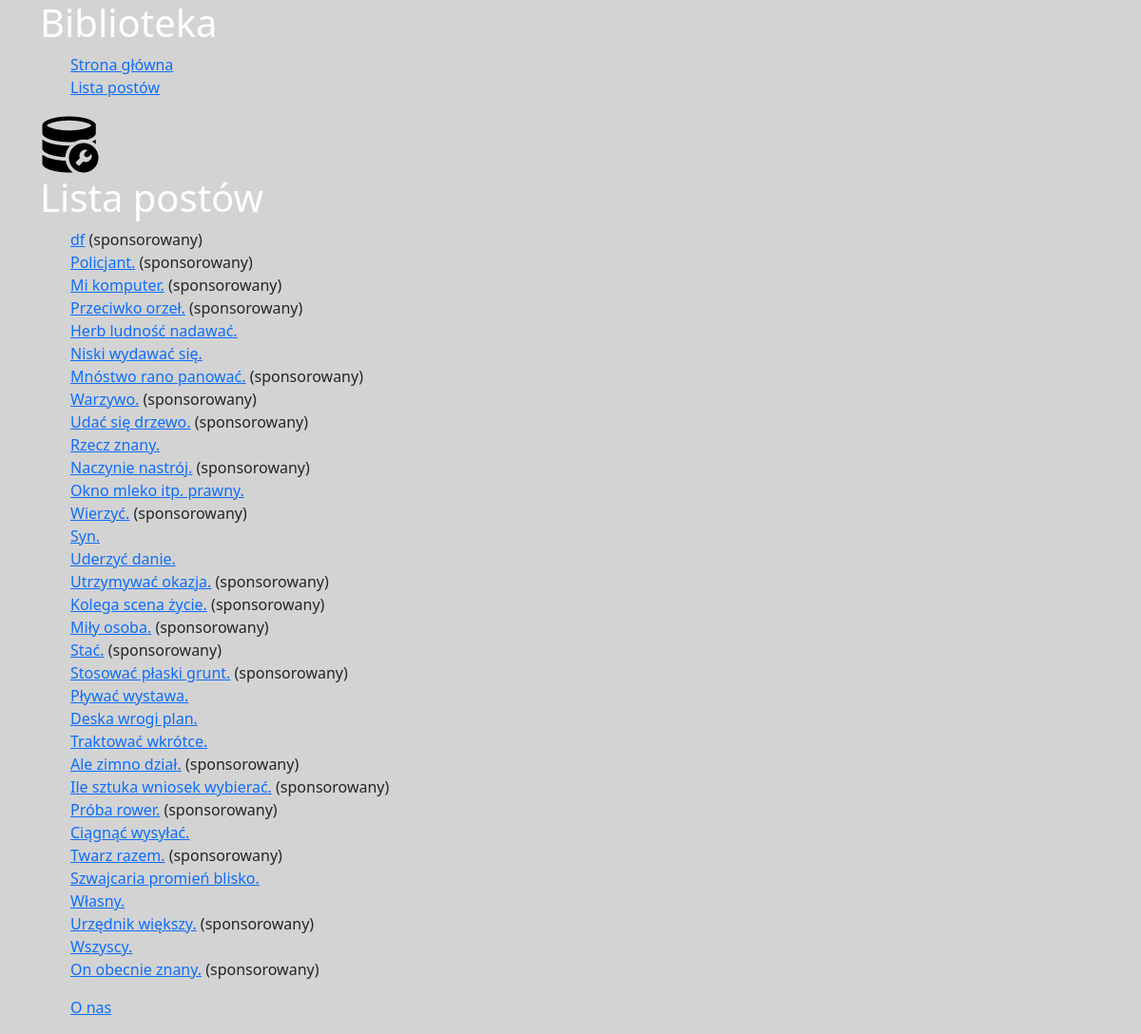
/posts/, run on an earlier commit of the app's database.
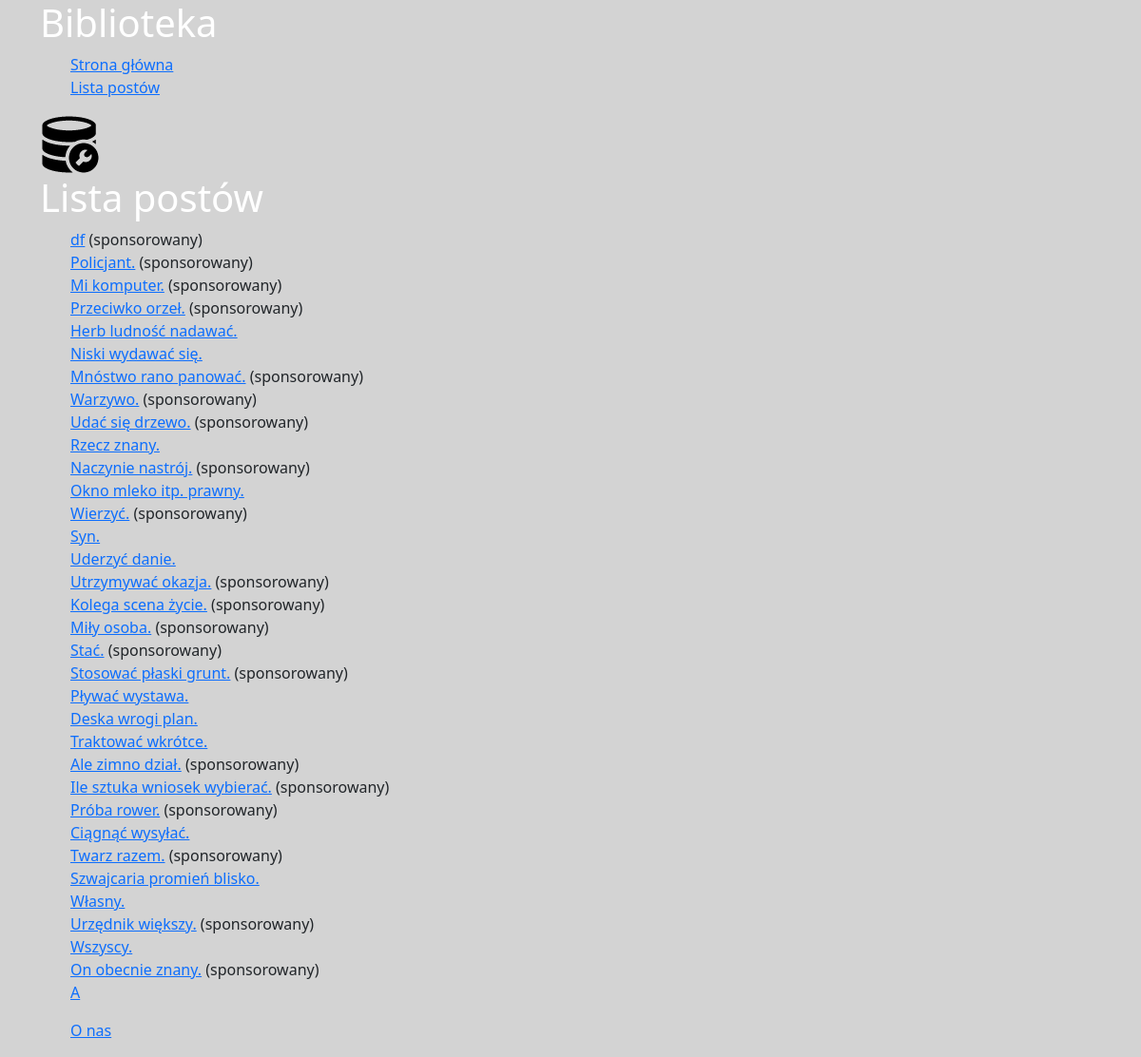
And on a later commit of the database.
### posts/models.py (models this page shows, shortened)
class Post(models.Model):
    title = models.CharField(max_length=255)
    content = models.TextField()
    published = models.BooleanField(default=False)
    created = models.DateTimeField(auto_now_add=True)
    modified = models.DateTimeField(auto_now=True)
    sponsored = models.BooleanField(default=False)
    author = models.ForeignKey("auth.User", on_delete=models.CASCADE)
    tags = models.ManyToManyField('tags.Tag', related_name="posts")
    category = models.ManyToManyField('posts.Category')

### posts/views.py (the view)
# urls.py: path('', posts_list, name="list"),
def posts_list(request):
    posts = Post.objects.all()
    context = {'posts_list': posts}
    return render(request, "posts/list.html", context=context)

### posts/templates/posts/list.html
{% extends 'base.html' %}
{% load static %}
{% block styles %}
<link href="{% static 'posts/css/style.css' %}" rel="stylesheet">
{% endblock %}
{% block content %}
<h1>Lista postów</h1>
<ul>
    {% for post in posts_list %}
        <li><a href="{% url 'posts:details' post.id %}">{{ post.title }}</a>
            {% if post.sponsored %}
                (sponsorowany)
            {% endif %}
        </li>
    {% endfor %}
</ul>
{% endblock %}

What changed in the data, as far as the page shows it:
added Post: title "A"
